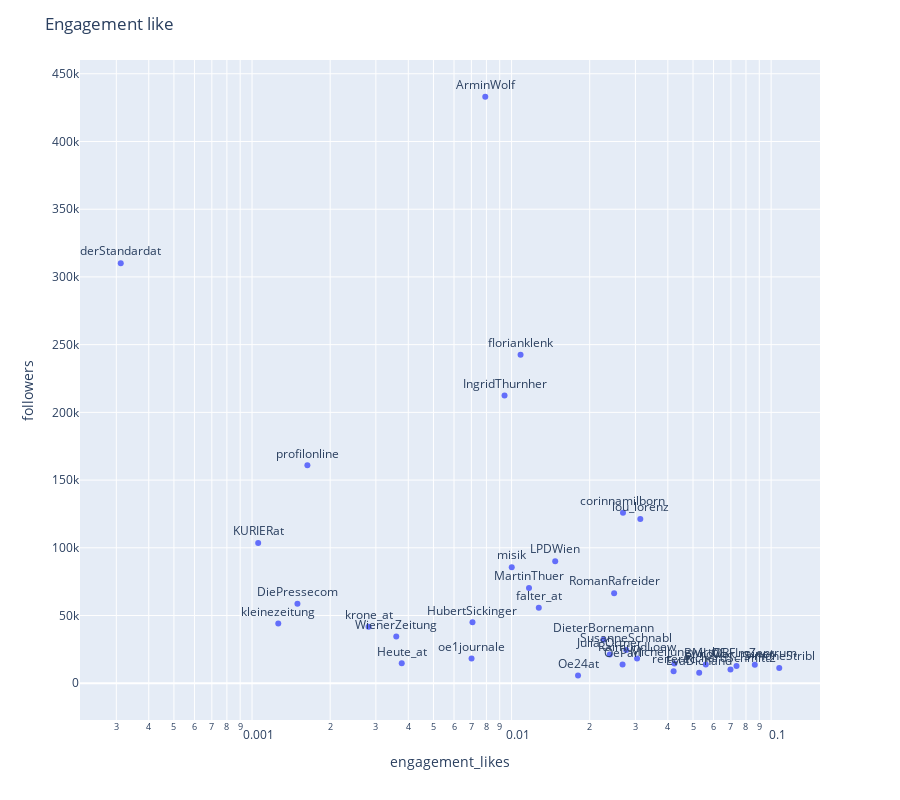
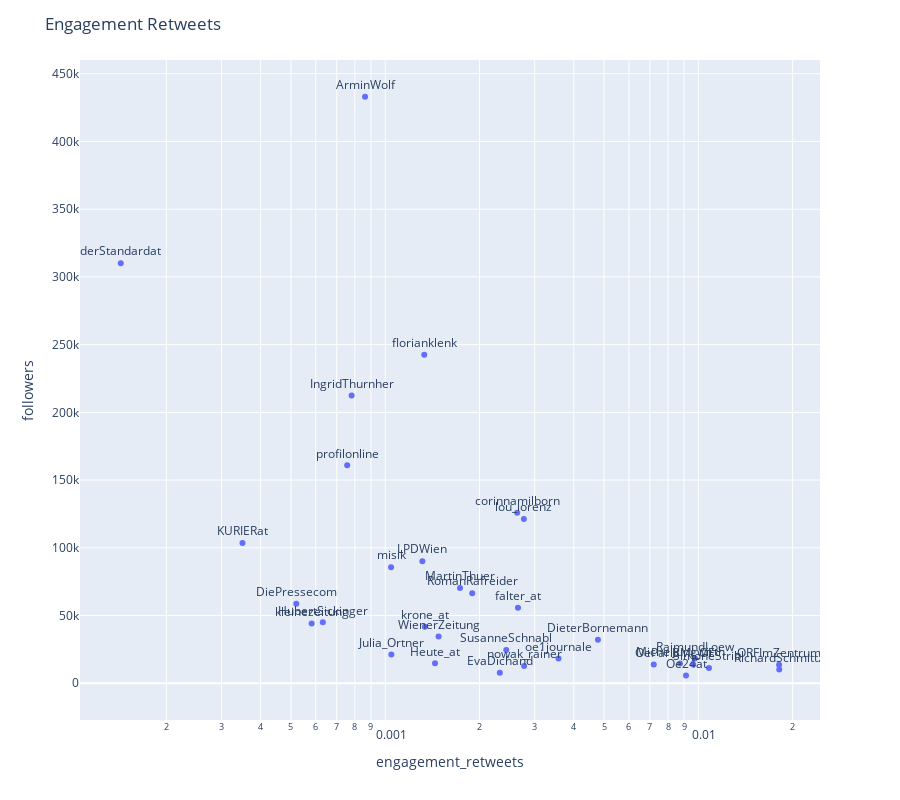

The notebook cell saved with these charts, in order:
### Markdown cell above
## Engagement Rate 
Engagement rate wird für jeden Supernode berechnet, in ein json doc. gespeichert um dies für die spätere prediction bzw. klassifizierung zuverwenden.

Desweitern wird untersucht ob die Engagement rate mit der Follower anzhal des Supernodes korreliert. Dies wird auch grafisch dargestellt.

### Code cell
import matplotlib.pyplot as plt
import statsmodels.api as sm

%matplotlib inline

#Durchschnittliche likes höher ermitteln 
df_likes = df.groupby('name')['likes_last'].mean()
df_likes = df_likes.to_frame()

#Durchschnittliche retweets höher ermitteln 
df_re = df.groupby('name')['retweets 30'].mean()
df_re = df_re.to_frame()

#Feststellen wie viel Follower ein Twitternutzer maximal hat
df_fol = df.groupby('name')['followers'].max()
df_fol = df_fol.to_frame()


#Follower / avg. likes = engagement rate 
df_engagement_likes= pd.Series((df_likes['likes_last']/df_fol['followers'])* 100, name="engagement_likes")
df_engagement_likes = df_engagement_likes.round(decimals=6)
df_engagement_likes = df_engagement_likes.to_frame()

#Follower / avg. retweets = engagement rate 
df_engagement_retweets = pd.Series((df_re['retweets 30']/df_fol['followers'])* 100, name="engagement_retweets")
df_engagement_retweets = df_engagement_retweets.round(decimals=6)
df_engagement_retweets = df_engagement_retweets.to_frame()


#Die verschiedenen DF mergen, erstellen eines DF mit followern, retweets (mean im letzten Intervall) und sich der 
#darau ergebene engagement rate 
df_res = pd.concat([df_fol, df_re,df_likes, df_engagement_likes,df_engagement_retweets], axis=1, sort=False)
display(df_res)

# write df_res to disk so that we can use it later on as a reference to evaluate if Tweet 
# is expexted to be above engagement rate 
df_res.to_json('./engagement_rate/engagement_rate')

#Regression analysis
x = df_res['followers']
y = df_res['engagement_likes']
results = sm.OLS(y,sm.add_constant(x)).fit()
print(results.summary())

x = df_res['followers']
y = df_res['engagement_retweets']
results = sm.OLS(y,sm.add_constant(x)).fit()
print(results.summary())


import plotly.express as px

#df = px.data.gapminder().query("year==2007 and continent=='Americas'")

fig = px.scatter(df_res, x="engagement_likes", y="followers", text=df_res.index, log_x=True, size_max=60)

fig.update_traces(textposition='top center')

fig.update_layout(
    height=800,
    title_text='Engagement like'
)

fig.show()

fig = px.scatter(df_res, x="engagement_retweets", y="followers", text=df_res.index, log_x=True, size_max=60)

fig.update_traces(textposition='top center')

fig.update_layout(
    height=800,
    title_text='Engagement Retweets'
)

fig.show()

### Figure 1 — Plotly figure (JSON) as saved in the notebook; plotly's stock layout.template omitted (floating-point values rounded to 4 significant figures)
{"data": [{"hoverlabel": {"namelength": 0}, "hovertemplate": "engagement_likes=%{x}<br>followers=%{y}<br>text=%{text}", "legendgroup": "", "marker": {"color": "#636efa", "symbol": "circle"}, "mode": "markers+text", "name": "", "showlegend": false, "text": ["ArminWolf", "BMI_OE", "DiePressecom", "DieterBornemann", "EvaDichand", "HaegeleVincent", "Heute_at", "HubertSickinger", "IngridThurnher", "Julia_Ortner", "KURIERat", "LPDWien", "MartinThuer", "MichelJungwirth", "ORFImZentrum", "Oe24at", "OeParl", "RaimundLoew", "RichardSchmitt2", "RomanRafreider", "SimoneStribl", "SusanneSchnabl", "WienerZeitung", "corinnamilborn", "derStandardat", "falter_at", "florianklenk", "kleinezeitung", "krone_at", "lou_lorenz", "misik", "nowak_rainer", "oe1journale", "profilonline", "reiterec"], "textposition": "top center", "type": "scatter", "x": [0.007918, 0.05601, 0.001496, 0.02258, 0.05283, 0, 0.003774, 0.007068, 0.009394, 0.0239, 0.001056, 0.01473, 0.01167, 0.04241, 0.08651, 0.01803, 0.02677, 0.03044, 0.06972, 0.02484, 0.1075, 0.02764, 0.003595, 0.02687, 0.000312, 0.01273, 0.01083, 0.001262, 0.002812, 0.03134, 0.01001, 0.07355, 0.00701, 0.001634, 0.0421], "xaxis": "x", "y": [433030, 13779, 58751, 32198, 7830, 3, 14771, 44969, 212493, 21218, 103579, 90158, 70279, 14580, 13678, 5810, 13884, 18344, 10165, 66517, 11232, 24636, 34492, 125978, 310127, 55774, 242606, 44133, 41780, 121207, 85726, 12716, 18224, 160944, 8908], "yaxis": "y"}], "layout": {"height": 800, "legend": {"tracegroupgap": 0}, "margin": {"t": 60}, "title": {"text": "Engagement like"}, "xaxis": {"anchor": "y", "domain": [0, 1], "title": {"text": "engagement_likes"}, "type": "log"}, "yaxis": {"anchor": "x", "domain": [0, 1], "title": {"text": "followers"}}}}

### Figure 2 — Plotly figure (JSON) as saved in the notebook; plotly's stock layout.template omitted (floating-point values rounded to 4 significant figures)
{"data": [{"hoverlabel": {"namelength": 0}, "hovertemplate": "engagement_retweets=%{x}<br>followers=%{y}<br>text=%{text}", "legendgroup": "", "marker": {"color": "#636efa", "symbol": "circle"}, "mode": "markers+text", "name": "", "showlegend": false, "text": ["ArminWolf", "BMI_OE", "DiePressecom", "DieterBornemann", "EvaDichand", "HaegeleVincent", "Heute_at", "HubertSickinger", "IngridThurnher", "Julia_Ortner", "KURIERat", "LPDWien", "MartinThuer", "MichelJungwirth", "ORFImZentrum", "Oe24at", "OeParl", "RaimundLoew", "RichardSchmitt2", "RomanRafreider", "SimoneStribl", "SusanneSchnabl", "WienerZeitung", "corinnamilborn", "derStandardat", "falter_at", "florianklenk", "kleinezeitung", "krone_at", "lou_lorenz", "misik", "nowak_rainer", "oe1journale", "profilonline", "reiterec"], "textposition": "top center", "type": "scatter", "x": [0.000862, 0.009624, 0.00052, 0.004778, 0.002322, 0, 0.001442, 0.000632, 0.000781, 0.001046, 0.00035, 0.001314, 0.001733, 0.008739, 0.0181, 0.009133, 0.007203, 0.009751, 0.01813, 0.001896, 0.01081, 0.002435, 0.00148, 0.002638, 0.000143, 0.002654, 0.001332, 0.000582, 0.001338, 0.002772, 0.001044, 0.002776, 0.003576, 0.000756, 0], "xaxis": "x", "y": [433030, 13779, 58751, 32198, 7830, 3, 14771, 44969, 212493, 21218, 103579, 90158, 70279, 14580, 13678, 5810, 13884, 18344, 10165, 66517, 11232, 24636, 34492, 125978, 310127, 55774, 242606, 44133, 41780, 121207, 85726, 12716, 18224, 160944, 8908], "yaxis": "y"}], "layout": {"height": 800, "legend": {"tracegroupgap": 0}, "margin": {"t": 60}, "title": {"text": "Engagement Retweets"}, "xaxis": {"anchor": "y", "domain": [0, 1], "title": {"text": "engagement_retweets"}, "type": "log"}, "yaxis": {"anchor": "x", "domain": [0, 1], "title": {"text": "followers"}}}}
